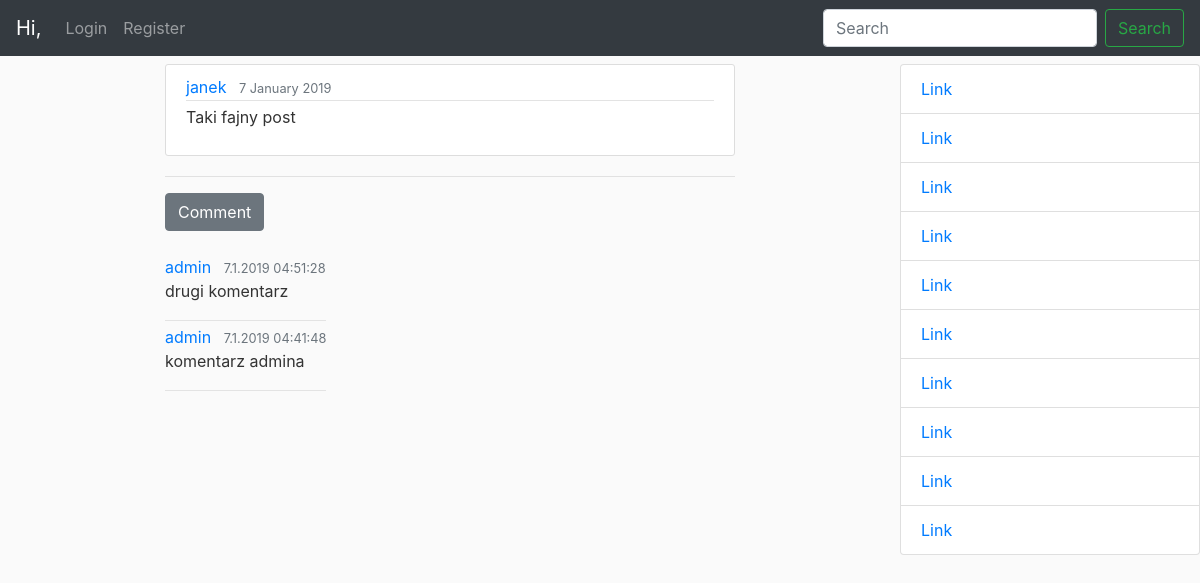
The page /post/12/ on the database as committed earlier.
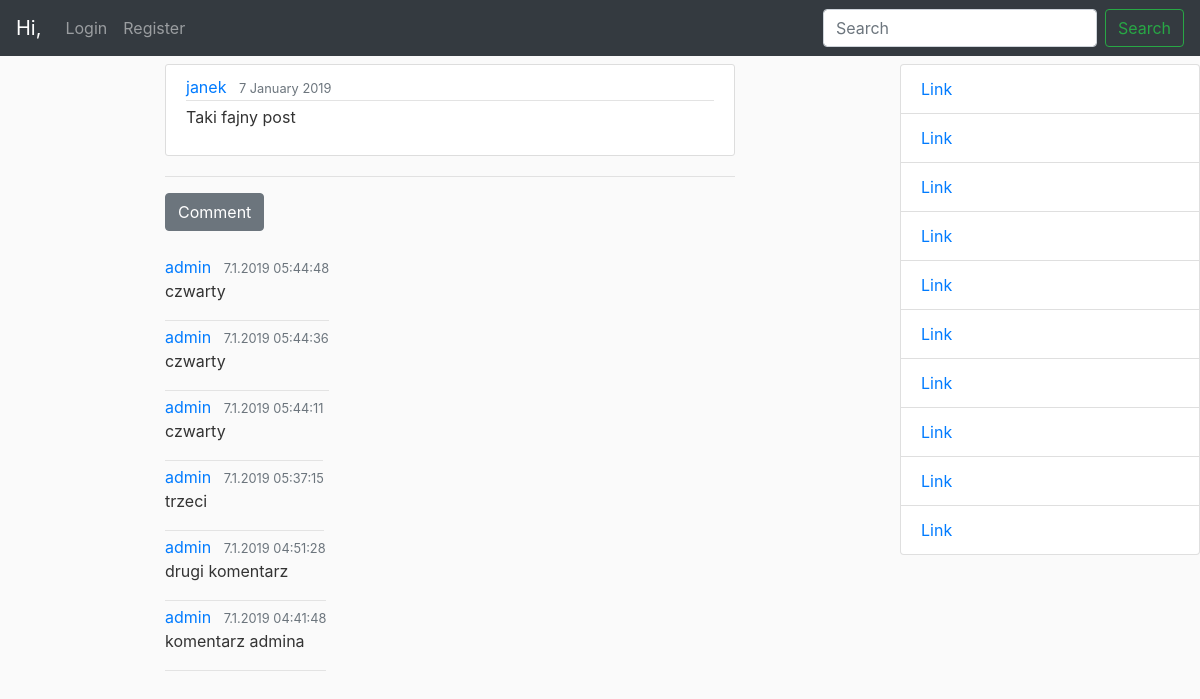
The same page on the database as committed later.
### mainview/models.py (models this page shows)
class Post(models.Model):
    content = models.TextField()
    date_posted = models.DateTimeField(default=timezone.now)
    author = models.ForeignKey(User, on_delete=models.CASCADE)
    def __str__(self):
        return str(self.author) + "'s post"

class Comment(models.Model):
    author = models.ForeignKey(User, on_delete=models.CASCADE)
    post = models.ForeignKey(Post, on_delete=models.CASCADE)
    date_posted = models.DateTimeField(default=timezone.now)
    content = models.TextField()
    def __str__(self):
        return str(self.author) + "'s comment on post " + str(self.post)

### mainview/views.py (the view)
# urls.py: path('post/<int:pk>/', PostDetailView, name='post-detail'),
def PostDetailView(request, pk):
    post = Post.objects.get(pk=pk)
    comments = Comment.objects.filter(post=post).order_by('-date_posted')
    print(comments)
    data = {
        'post': post,
        'author': post.author,
        'date_posted': post.date_posted,
        'content': post.content,
        'comments': comments,
    }
    return render(request, 'mainview/post_detail.html', data)

### mainview/templates/mainview/post_detail.html (shortened to what this page needs)
{% extends "mainview/home.html" %}
{% block content %}
    <article class="media content-section">
        <div class="media-body">
        <div class="article-metadata">
            <a class="mr-2" href="{% url 'profile-details' author %}">{{ author }}</a>
            <small class="text-muted">{{ date_posted|date:"j F Y" }}</small>
        </div>
        <p class="article-content">{{ content }}</p>
        </div>
    </article>
    <hr>
    <a class="btn btn-secondary mb-4" href="{% url 'mainview:comment-create' post.pk %}">Comment</a>
    {% for comment in comments %}
        <article class="media">
        <div class="article-metadata">
                <div class="media-body">
                <a class="mr-2" href="{% url 'profile-details' comment.author %}">{{ comment.author }}</a>
                <small class="text-muted">{{ comment.date_posted|date:"j.n.Y  H:i:s" }}</small>
            </div>
            <p class="article-content">{{ comment.content }}</p>
        </div>
        </article>
    {% endfor %}
{% endblock content %}

### mainview/templates/mainview/home.html (shortened to what this page needs)
{% load static %}
<!doctype html>
<html>
    <head>
        <link rel="stylesheet" href="https://stackpath.bootstrapcdn.com/bootstrap/4.1.3/css/bootstrap.min.css">
        <link rel="stylesheet" type="text/css" href="{% static 'mainview/styles.css' %}">
    </head>
    <body>
        <nav class="navbar navbar-expand-md navbar-dark fixed-top bg-dark">
            <a class="navbar-brand" href="{% url 'mainview:home' %}">Hi, {{ user.username }}</a>
            <div class="collapse navbar-collapse" id="navbarCollapse">
                <div class="navbar-nav mr-auto">
                    {% if user.is_authenticated %}
                        <a class="nav-link" href="{% url 'profile-details' user.username %}">Your Profile</a>
                        <a class="nav-item nav-link" href="{% url 'mainview:post-create' %}">New Post</a>
                        <a class="nav-item nav-link" href="{% url 'logout' %}">Logout</a>
                    {% else %}
                        <a class="nav-item nav-link" href="{% url 'login' %}">Login</a>
                        <a class="nav-item nav-link" href="{% url 'register' %}">Register</a>
                    {% endif %}
                </div>
                <form class="form-inline mt-2 mt-md-0" method="GET" action="{%url 'mainview:search-user' %}">
                    <input id="search_box" name="search_box" class="form-control mr-sm-2" type="text" placeholder="Search" aria-label="Search">
                    <button class="btn btn-outline-success my-2 my-sm-0" type="submit">Search</button>
                </form>
            </div>
        </nav>
        <main role="main" class="container-fluid">
            <div class="row">
                <div class="col col-sm"></div>
                <div class="col-6">
                    {% block content %}
                    {% endblock content %}
                </div>
                <div class="col col-sm"></div>
                <aside class="col-3 px-0 fixed-top sticky-top flex-grow-1">
                    <div class="list-group w-100">
                        <a href="#" class="list-group-item">Link</a>
                        <a href="#" class="list-group-item">Link</a>
                        <a href="#" class="list-group-item">Link</a>
                        <a href="#" class="list-group-item">Link</a>
                        <a href="#" class="list-group-item">Link</a>
                        <a href="#" class="list-group-item">Link</a>
                        <a href="#" class="list-group-item">Link</a>
                        <a href="#" class="list-group-item">Link</a>
                        <a href="#" class="list-group-item">Link</a>
                        <a href="#" class="list-group-item">Link</a>
                    </div>
                </aside>
            </div>
        </main>
    </body>
</html>

### mainview/static/mainview/styles.css (style rules this page uses)
body { background: #fafafa; color: #333333; margin-top: 4rem; min-height: 75rem; }
.content-section { background: #ffffff; padding: 10px 20px; border: 1px solid #dddddd; border-radius: 3px; margin-bottom: 20px; }
.article-content { white-space: pre-line; }
.article-metadata { padding-bottom: 1px; margin-bottom: 4px; border-bottom: 1px solid #e3e3e3 }

Rows that differ between the two databases and show on the page:
added Comment: author "admin", date_posted "7.1.2019 05:44:48", content "czwarty"
added Comment: author "admin", date_posted "7.1.2019 05:44:36", content "czwarty"
added Comment: author "admin", date_posted "7.1.2019 05:44:11", content "czwarty"
added Comment: author "admin", date_posted "7.1.2019 05:37:15", content "trzeci"
